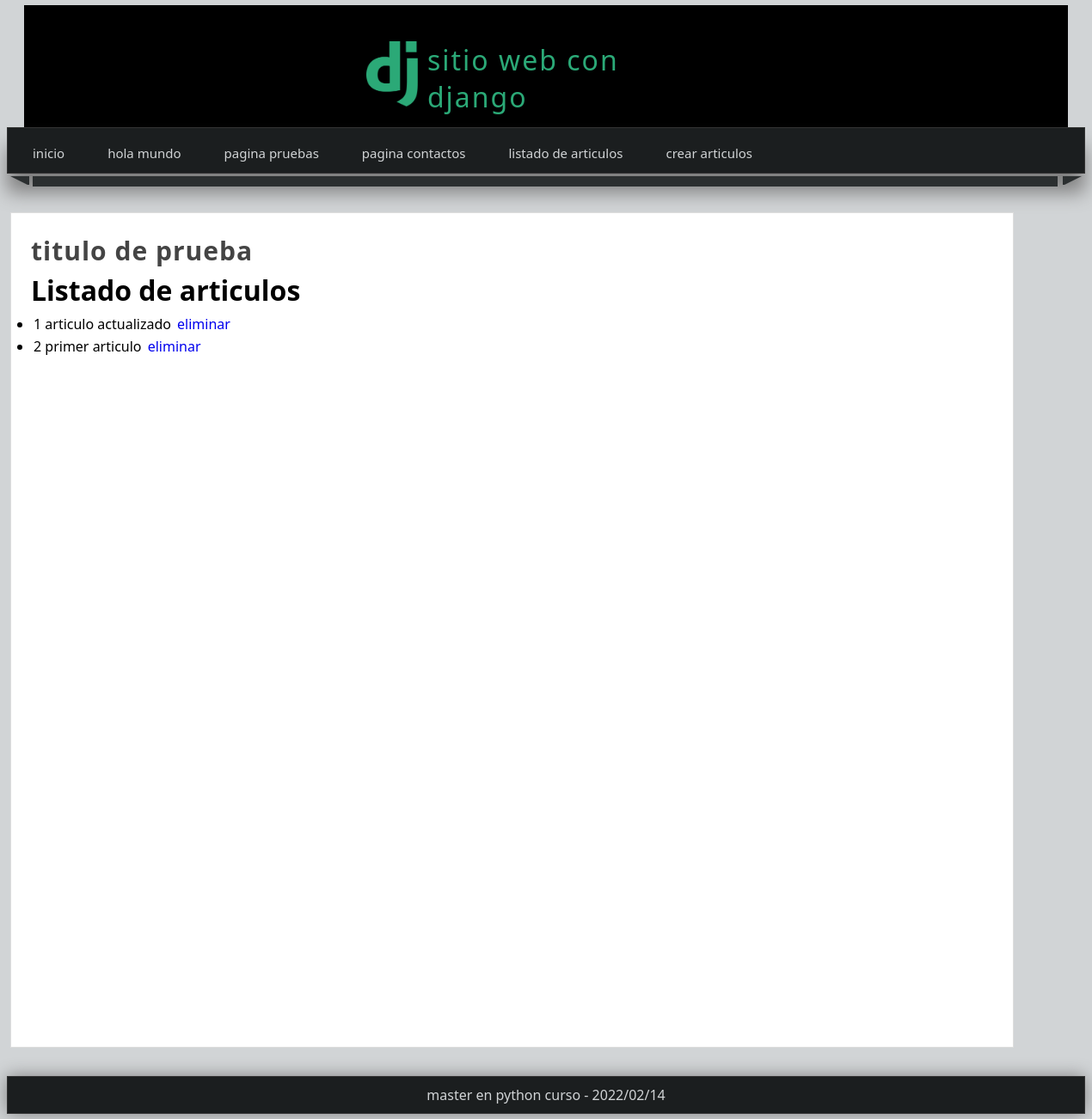
The page /articulos on the database as committed earlier.
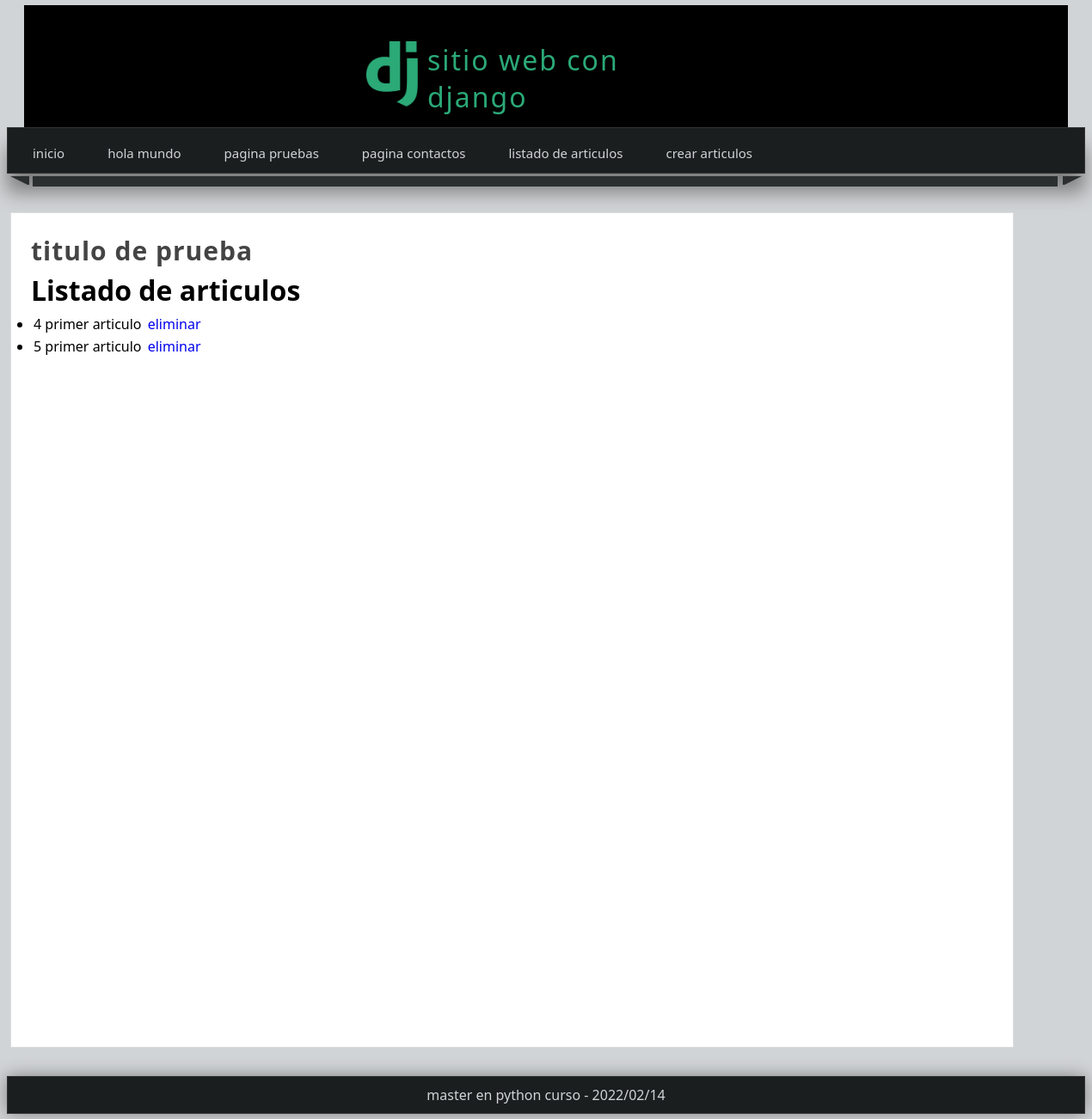
The same page on the database as committed later.
### aprendiendoDjango/models.py (models this page shows)
class Article(models.Model): #esto creara la tabla article
    title = models.CharField(max_length=60)
    content = models.TextField()
    image = models.ImageField(default='null')
    public = models.BooleanField()
    created_at = models.DateTimeField(auto_now_add=True)
    updated_at = models.DateTimeField(auto_now_add=True)

### aprendiendoDjango/views.py (the view)
# urls.py: path('articulos', views.articulos, name='all'),
def articulos(request):
    article = Article.objects.all()
    return render(request, 'articulos.html', {
        'articulos' : article})

### aprendiendoDjango/templates/articulos.html
{% extends 'layout.html' %}
{% block content %}
<h1>Listado de articulos</h1>
<ul>
    {% for articulo in articulos %}
        <li>{{articulo.id}} {{articulo.title}}
        <a href="{% url 'borrar' id=articulo.id %}"> eliminar </a>
        {%empty%}
            <p>no hay articulos</p>
    </li>
    {% endfor %}
    </ul>
{% endblock %}

### aprendiendoDjango/templates/layout.html (shortened to what this page needs)
{% load static %}
<!DOCTYPE html>
<html lang = es>
    <head>
        <link rel="stylesheet" type="text/css" href="{% static 'css/styles.css' %}"/>
    </head>
    <body>
        <header>
            <div id="logotipo">
            <img src="{%static 'images/logo.png'%}"></img>
            <h1>sitio web con django</h1>
            </div>
        </header>
        <nav>
        <ul>
            <li> <a href = '{% url 'inicio' %}'> inicio </a> </li>
            <li> <a href = '/holamundo'> hola mundo </a> </li>
            <li> <a href = '/pagina-pruebas'> pagina pruebas </a> </li>
            <li> <a href = '{% url 'contactos' 'nombre' %}'> pagina contactos </a> </li>
            <li> <a href = '{% url 'all'  %}'> listado de articulos </a> </li>
            <li> <a href = '{% url 'create-article'  %}'> crear articulos </a> </li>
        </ul>
        </nav>
        <div class="barra">
            <span class="esquina-izquierda"></span>
            <span class="relleno"></span>
            <span class="esquina-derecha"></span>
        </div>
        <div id="content">
            <div class="box">
                <h2 class = 'title'> titulo de prueba</h2>
                {% block content%}{% endblock %}
            </div>
        </div>
        <footer>master en python curso
            - {% now 'Y/m/d'%}
        </footer>
    </body>
</html>

### aprendiendoDjango/static/css/styles.css (style rules this page uses)
* { font-family:'Segoe UI', Tahoma, Geneva, Verdana, sans-serif; text-decoration: none; margin: 2px; padding: 1px; }
body { background-color: #d1d4d6; }
header { width: 1212px; height: 140px; background-color: black; color: white; margin: 0 auto; }
#logotipo { width: 35%; height: 140px; margin: auto; padding-top: 20px; }
#logotipo img { display: block; float: left; width: 60px; margin-top: 20px; margin-right: 10px; }
#logotipo h1 { display: block; margin-top: 20px; margin-left: 20px; letter-spacing: 2px; font-weight: 100; color: #2ba977; }
nav { width: 1250px; height: 50px; background-color: #1b1e1f; border: 1px solid #333333; margin: 0 auto; box-shadow: 0px 22px 22px gray; font-size: 15px; }
nav ul { list-style: none; text-decoration: none; }
nav ul li { line-height: 40px; float: left; }
nav ul li a { display: block; padding: 0px 20px 0px 20px ; color: #d1d4d6; }
.barra { width: 1250px; margin: 0 auto; margin-bottom: 40px; }
.esquina-izquierda { display: block; border-left: 20px solid transparent; border-top: 10px solid #2b2f30; float: left; }
.esquina-derecha { display: block; border-right: 20px solid transparent; border-top: 10px solid #2b2f30; float: right; }
.relleno { display: block; width: 1190px; background-color: #2b2f30; height: 10px; float: left; }
#content { width: 1250px; min-height: 930px; margin: 0 auto; margin-bottom: 30px; margin-top: 20px; }
.box { background: white; width: 90%; min-height: 930px; padding: 20px; border: 1px solid #ddd; }
.title { color: #444; letter-spacing: 1px; font-size: 30px; }
footer { width: 1250px; background-color: #1b1e1f; border: 1px solid #333; color: #d1d4d6; text-align: center; padding-top: 10px; padding-bottom: 10px; box-shadow: 0px 0px 20px gray; margin: 0 auto; }

Rows that differ between the two databases and show on the page:
removed Article: id "1", title "articulo actualizado"
removed Article: id "2", title "primer articulo"
added Article: id "4", title "primer articulo"
added Article: id "5", title "primer articulo"
